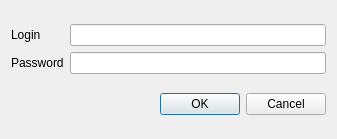
<?xml version="1.0" encoding="UTF-8"?>
<ui version="4.0">
 <class>CredentialDialog</class>
 <widget class="QDialog" name="CredentialDialog">
  <property name="geometry">
   <rect>
    <x>0</x>
    <y>0</y>
    <width>337</width>
    <height>139</height>
   </rect>
  </property>
  <property name="windowTitle">
   <string>Credentials</string>
  </property>
  <property name="modal">
   <bool>true</bool>
  </property>
  <layout class="QGridLayout" name="gridLayout">
   <item row="0" column="0">
    <layout class="QHBoxLayout" name="horizontalLayout">
     <item>
      <layout class="QVBoxLayout" name="verticalLayout">
       <item>
        <widget class="QLabel" name="label">
         <property name="text">
          <string>Login</string>
         </property>
        </widget>
       </item>
       <item>
        <widget class="QLabel" name="label_2">
         <property name="text">
          <string>Password</string>
         </property>
        </widget>
       </item>
      </layout>
     </item>
     <item>
      <layout class="QVBoxLayout" name="verticalLayout_2">
       <item>
        <widget class="QLineEdit" name="leLogin"/>
       </item>
       <item>
        <widget class="QLineEdit" name="lePassword">
         <property name="echoMode">
          <enum>QLineEdit::Password</enum>
         </property>
        </widget>
       </item>
      </layout>
     </item>
    </layout>
   </item>
   <item row="1" column="0">
    <widget class="QDialogButtonBox" name="buttonBox">
     <property name="orientation">
      <enum>Qt::Horizontal</enum>
     </property>
     <property name="standardButtons">
      <set>QDialogButtonBox::Cancel|QDialogButtonBox::Ok</set>
     </property>
    </widget>
   </item>
  </layout>
 </widget>
 <resources/>
 <connections>
  <connection>
   <sender>buttonBox</sender>
   <signal>accepted()</signal>
   <receiver>CredentialDialog</receiver>
   <slot>accept()</slot>
   <hints>
    <hint type="sourcelabel">
     <x>248</x>
     <y>254</y>
    </hint>
    <hint type="destinationlabel">
     <x>157</x>
     <y>274</y>
    </hint>
   </hints>
  </connection>
  <connection>
   <sender>buttonBox</sender>
   <signal>rejected()</signal>
   <receiver>CredentialDialog</receiver>
   <slot>reject()</slot>
   <hints>
    <hint type="sourcelabel">
     <x>316</x>
     <y>260</y>
    </hint>
    <hint type="destinationlabel">
     <x>286</x>
     <y>274</y>
    </hint>
   </hints>
  </connection>
 </connections>
</ui>
